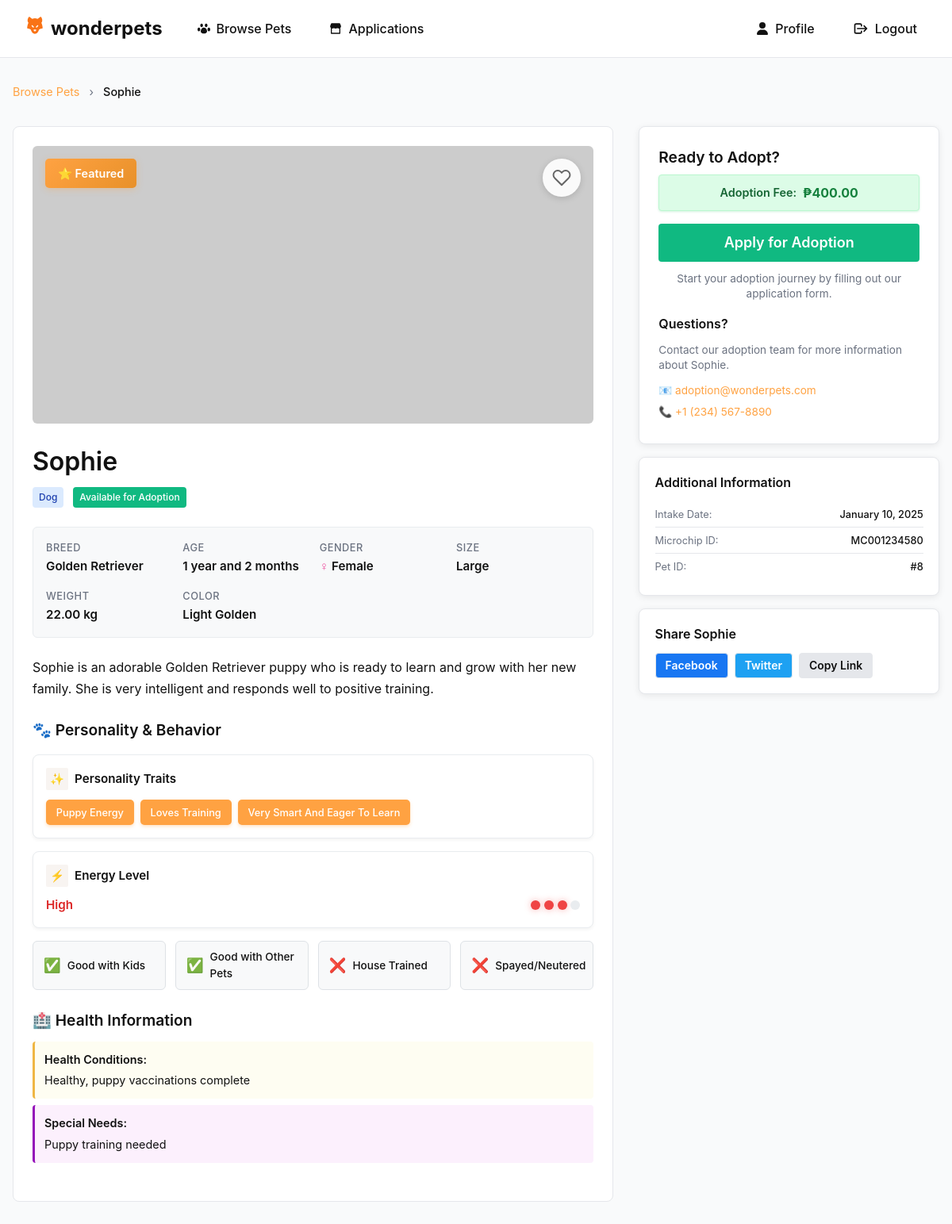
Screenshot of /src/pages/petProfile/index.php?id=8 (signed in) with the database file from the repository.
### tables this page shows
CREATE TABLE `pets` (
  `id` int(11) NOT NULL AUTO_INCREMENT,
  `name` varchar(100) NOT NULL,
  `pet_type_id` int(11) NOT NULL,
  `breed_id` int(11) DEFAULT NULL,
  `age_years` int(11) DEFAULT NULL,
  `age_months` int(11) DEFAULT NULL,
  `gender` enum('Male','Female','Unknown') NOT NULL,
  `size` enum('Small','Medium','Large','Extra Large') DEFAULT NULL,
  `weight` decimal(5,2) DEFAULT NULL COMMENT 'Weight in kg',
  `color` varchar(100) DEFAULT NULL,
  `personality_traits` text DEFAULT NULL,
  `health_conditions` text DEFAULT NULL,
  `special_needs` text DEFAULT NULL,
  `description` text DEFAULT NULL,
  `adoption_fee` decimal(10,2) DEFAULT 0.00,
  `is_spayed_neutered` tinyint(1) DEFAULT NULL,
  `is_house_trained` tinyint(1) DEFAULT NULL,
  `good_with_kids` tinyint(1) DEFAULT NULL,
  `good_with_pets` tinyint(1) DEFAULT NULL,
  `energy_level` enum('Low','Medium','High') DEFAULT NULL,
  `intake_date` date NOT NULL,
  `status` enum('available','pending','adopted','medical_hold','unavailable') NOT NULL DEFAULT 'available',
  `is_featured` tinyint(1) NOT NULL DEFAULT 0,
  `microchip_id` varchar(50) DEFAULT NULL,
  `pet_image` LONGBLOB DEFAULT NULL,
  `pet_image_type` varchar(50) DEFAULT NULL,
  `created_at` timestamp NOT NULL DEFAULT current_timestamp(),
  `updated_at` timestamp NOT NULL DEFAULT current_timestamp() ON UPDATE current_timestamp(),
  PRIMARY KEY (`id`),
  KEY `pet_type_id` (`pet_type_id`),
  KEY `breed_id` (`breed_id`),
  KEY `idx_status` (`status`),
  CONSTRAINT `pets_type_fk` FOREIGN KEY (`pet_type_id`) REFERENCES `pet_types` (`id`),
  CONSTRAINT `pets_breed_fk` FOREIGN KEY (`breed_id`) REFERENCES `breeds` (`id`) ON DELETE SET NULL
);

CREATE TABLE `pet_types` (
  `id` int(11) NOT NULL AUTO_INCREMENT,
  `type_name` varchar(50) NOT NULL,
  `description` text DEFAULT NULL,
  `is_active` tinyint(1) NOT NULL DEFAULT 1,
  `created_at` timestamp NOT NULL DEFAULT current_timestamp(),
  PRIMARY KEY (`id`),
  UNIQUE KEY `type_name` (`type_name`)
);

CREATE TABLE `breeds` (
  `id` int(11) NOT NULL AUTO_INCREMENT,
  `pet_type_id` int(11) NOT NULL,
  `breed_name` varchar(100) NOT NULL,
  `description` text DEFAULT NULL,
  `size_category` enum('Small','Medium','Large','Extra Large') DEFAULT NULL,
  `is_active` tinyint(1) NOT NULL DEFAULT 1,
  `created_at` timestamp NOT NULL DEFAULT current_timestamp(),
  PRIMARY KEY (`id`),
  KEY `pet_type_id` (`pet_type_id`),
  CONSTRAINT `breeds_pet_type_fk` FOREIGN KEY (`pet_type_id`) REFERENCES `pet_types` (`id`) ON DELETE CASCADE
);

### src/pages/petProfile/index.php (the view, shortened to what the rows shown need)
<?php
require '../../../server/db.php';
$pet_id = $_GET['id'] ?? null;
$pet_id = (int)$pet_id;
$sql = "
SELECT  p.*,
        b.breed_name,
        pt.type_name,
        (COALESCE(p.age_years,0) * 12 + COALESCE(p.age_months,0)) AS age_in_months
FROM pets p
LEFT JOIN breeds b ON b.id = p.breed_id
JOIN pet_types pt ON pt.id = p.pet_type_id
WHERE p.id = $pet_id
";
$result = $conn->query($sql);
$pet = $result ? $result->fetch_assoc() : null;
$age_years = (int)($pet['age_years'] ?? 0);
$age_months = (int)($pet['age_months'] ?? 0);
$age_display = '';
if ($age_years > 0) {
    $age_display .= $age_years . ' year' . ($age_years > 1 ? 's' : '');
    if ($age_months > 0) {
        $age_display .= ' and ' . $age_months . ' month' . ($age_months > 1 ? 's' : '');
    }
} else {
    $age_display = $age_months . ' month' . ($age_months > 1 ? 's' : '');
}
?>
<!DOCTYPE html>
<html lang="en">
<head>
    <link rel="stylesheet" href="index.css?v=<?php echo time(); ?>">
</head>
<body>
    <main class="container">
        <nav class="breadcrumb">
            <a href="../home/index.php">Browse Pets</a>
            <span class="separator">›</span>
            <span class="current"><?= htmlspecialchars($pet['name']) ?></span>
        </nav>
        <div class="pet-profile">
            <div class="profile-main">
                <div class="pet-info">
                    <div class="pet-header">
                        <h1 class="pet-name"><?= htmlspecialchars($pet['name']) ?></h1>
                        <div class="pet-meta">
                            <span class="badge badge-primary pet-type <?= strtolower($pet['type_name']) ?>"><?= htmlspecialchars($pet['type_name']) ?></span>
                            <span class="badge status-badge <?= strtolower(str_replace('_', '-', $pet['status'])) ?>">
                                <?php
                                switch($pet['status']) {
                                    case 'available':
                                        echo 'Available for Adoption';
                                        break;
                                }
                                ?>
                            </span>
                        </div>
                    </div>
                    <div class="facts">
                        <div class="fact-item">
                            <span class="label">Breed</span>
                            <span class="value"><?= htmlspecialchars($pet['breed_name'] ?? 'Mixed Breed') ?></span>
                        </div>
                        <div class="fact-item">
                            <span class="label">Age</span>
                            <span class="value"><?= $age_display ?></span>
                        </div>
                        <div class="fact-item">
                            <span class="value">
                                <span class="pet-gender <?= strtolower($pet['gender']) ?>">
                                    <?= htmlspecialchars($pet['gender']) ?>
                                </span>
                            </span>
                        </div>
                        <div class="fact-item">
                            <span class="label">Size</span>
                            <span class="value"><?= htmlspecialchars($pet['size'] ?? 'Not specified') ?></span>
                        </div>
                        <?php if ($pet['weight']): ?>
                        <div class="fact-item">
                            <span class="label">Weight</span>
                            <span class="value"><?= htmlspecialchars($pet['weight']) ?> kg</span>
                        </div>
                        <?php endif; ?>
                        <?php if ($pet['color']): ?>
                        <div class="fact-item">
                            <span class="label">Color</span>
                            <span class="value"><?= htmlspecialchars($pet['color']) ?></span>
                        </div>
                        <?php endif; ?>
                    </div>
                    <?php if ($pet['description']): ?>
                    <div class="description-section">
                        <p class="description"><?= nl2br(htmlspecialchars($pet['description'])) ?></p>
                    </div>
                    <?php endif; ?>
                    <?php if ($pet['personality_traits'] || $pet['energy_level'] || $pet['good_with_kids'] !== null || $pet['good_with_pets'] !== null): ?>
                    <div class="personality-section">
                        <?php if ($pet['personality_traits']): ?>
                        <div class="trait-card">
                            <div class="trait-tags">
                                <?php
                                $traits = preg_split('/[,.]/', $pet['personality_traits']);
                                foreach ($traits as $trait):
                                    $trait = trim($trait);
                                    if (!empty($trait)):
                                ?>
                                    <span class="trait-tag"><?= htmlspecialchars($trait) ?></span>
                                <?php
                                    endif;
                                endforeach;
                                ?>
                            </div>
                        </div>
                        <?php endif; ?>
                        <?php if ($pet['energy_level']): ?>
                        <div class="energy-card">
                            <div class="trait-header">
                                <span class="trait-icon">⚡</span>
                                <span class="trait-label">Energy Level</span>
                            </div>
                            <div class="energy-display">
                                <span class="energy-level-text <?php
                                    $energy_level = strtolower($pet['energy_level']);
                                    $energy_class = 'low';
                                    if (strpos($energy_level, 'low') !== false) {
                                        $energy_class = 'low';
                                    } elseif (strpos($energy_level, 'moderate') !== false || strpos($energy_level, 'medium') !== false) {
                                        $energy_class = 'medium';
                                    } elseif (strpos($energy_level, 'high') !== false) {
                                        $energy_class = 'high';
                                    }
                                    echo $energy_class;
                                ?>"><?= htmlspecialchars($pet['energy_level']) ?></span>
                                <div class="energy-bar">
                                    <?php
                                    $energy_value = 1;
                                    if (strpos($energy_level, 'low') !== false) $energy_value = 1;
                                    elseif (strpos($energy_level, 'moderate') !== false || strpos($energy_level, 'medium') !== false) $energy_value = 2;
                                    elseif (strpos($energy_level, 'high') !== false) $energy_value = 3;
                                    elseif (strpos($energy_level, 'very high') !== false) $energy_value = 4;
                                    for ($i = 1; $i <= 4; $i++):
                                    ?>
                                        <div class="energy-dot <?= $i <= $energy_value ? 'active ' . $energy_class : '' ?>"></div>
                                    <?php endfor; ?>
                                </div>
                            </div>
                        </div>
                        <?php endif; ?>
                    </div>
                    <?php endif; ?>
                    <?php if ($pet['health_conditions'] || $pet['special_needs']): ?>
                    <div class="health-section">
                        <?php if ($pet['health_conditions']): ?>
                        <div class="health-item health">
                            <span class="health-label">Health Conditions:</span>
                            <span class="health-value"><?= nl2br(htmlspecialchars($pet['health_conditions'])) ?></span>
                        </div>
                        <?php endif; ?>
                        <?php if ($pet['special_needs']): ?>
                        <div class="health-item needs">
                            <span class="health-label">Special Needs:</span>
                            <span class="health-value"><?= nl2br(htmlspecialchars($pet['special_needs'])) ?></span>
                        </div>
                        <?php endif; ?>
                    </div>
                    <?php endif; ?>
                </div>
            </div>
            <div class="profile-sidebar">
                <div class="adoption-card">
                    <div class="adoption-header">
                        <?php if ($pet['status'] === 'available'): ?>
                            <?php if ($pet['adoption_fee'] > 0): ?>
                                <div class="adoption-fee">
                                    Adoption Fee: <strong>₱<?= number_format($pet['adoption_fee'], 2) ?></strong>
                                </div>
                            <?php endif; ?>
                        <?php elseif ($pet['status'] === 'adopted'): ?>
                            <h3>🎉 Great News!</h3>
                            <p class="adoption-message"><?= htmlspecialchars($pet['name']) ?> has found a loving home!</p>
                        <?php elseif ($pet['status'] === 'pending'): ?>
                            <h3>📝 Adoption in Progress</h3>
                            <p class="adoption-message"><?= htmlspecialchars($pet['name']) ?> is currently under review for adoption.</p>
                        <?php elseif ($pet['status'] === 'medical_hold'): ?>
                            <h3>🏥 Medical Care</h3>
                            <p class="adoption-message"><?= htmlspecialchars($pet['name']) ?> is receiving medical care and will be available soon.</p>
                        <?php else: ?>
                            <h3>Currently Unavailable</h3>
                            <p class="adoption-message"><?= htmlspecialchars($pet['name']) ?> is temporarily unavailable for adoption.</p>
                        <?php endif; ?>
                    </div>
                    <div class="contact-info">
                        <h4>Questions?</h4>
                        <p>Contact our adoption team for more information about <?= htmlspecialchars($pet['name']) ?>.</p>
                        <a href="mailto:adoption@wonderpets.com" class="contact-link">
                            📧 adoption@wonderpets.com
                        </a>
                        <a href="tel:+1234567890" class="contact-link">
                            📞 +1 (234) 567-8890
                        </a>
                    </div>
                </div>
                <div class="additional-info">
                    <div class="info-item">
                        <span class="info-label">Intake Date:</span>
                        <span class="info-value"><?= date('F j, Y', strtotime($pet['intake_date'])) ?></span>
                    </div>
                    <?php if ($pet['microchip_id']): ?>
                    <div class="info-item">
                        <span class="info-label">Microchip ID:</span>
                        <span class="info-value"><?= htmlspecialchars($pet['microchip_id']) ?></span>
                    </div>
                    <?php endif; ?>
                    <div class="info-item">
                        <span class="info-label">Pet ID:</span>
                        <span class="info-value">#<?= $pet['id'] ?></span>
                    </div>
                </div>
                <div class="share-section">
                    <h4>Share <?= htmlspecialchars($pet['name']) ?></h4>
                    <div class="share-buttons">
                        <button onclick="shareOnFacebook()" class="btn btn-sm btn-secondary share-btn facebook">Facebook</button>
                        <button onclick="shareOnTwitter()" class="btn btn-sm btn-secondary share-btn twitter">Twitter</button>
                        <button onclick="copyLink()" class="btn btn-sm btn-secondary share-btn link">Copy Link</button>
                    </div>
                </div>
            </div>
        </div>
    </main>
</body>
</html>

### rows the page displays
pets: name "Sophie", pet_type.type_name "Dog", breed.breed_name "Golden Retriever", age_display "1 year and 2 months", gender "Female", size "Large", weight "22.00", color "Light Golden", description "Sophie is an adorable Golden Retriever puppy who is ready to learn and grow with her new family. She is very intelligent and responds well to positive training.", personality_traits "Puppy Energy", personality_traits "Loves Training", personality_traits "Very Smart And Eager To Learn", energy_level "High", health_conditions "Healthy, puppy vaccinations complete", special_needs "Puppy training needed", adoption_fee "400.00", intake_date "January 10, 2025", microchip "MC001234580", id "8"
